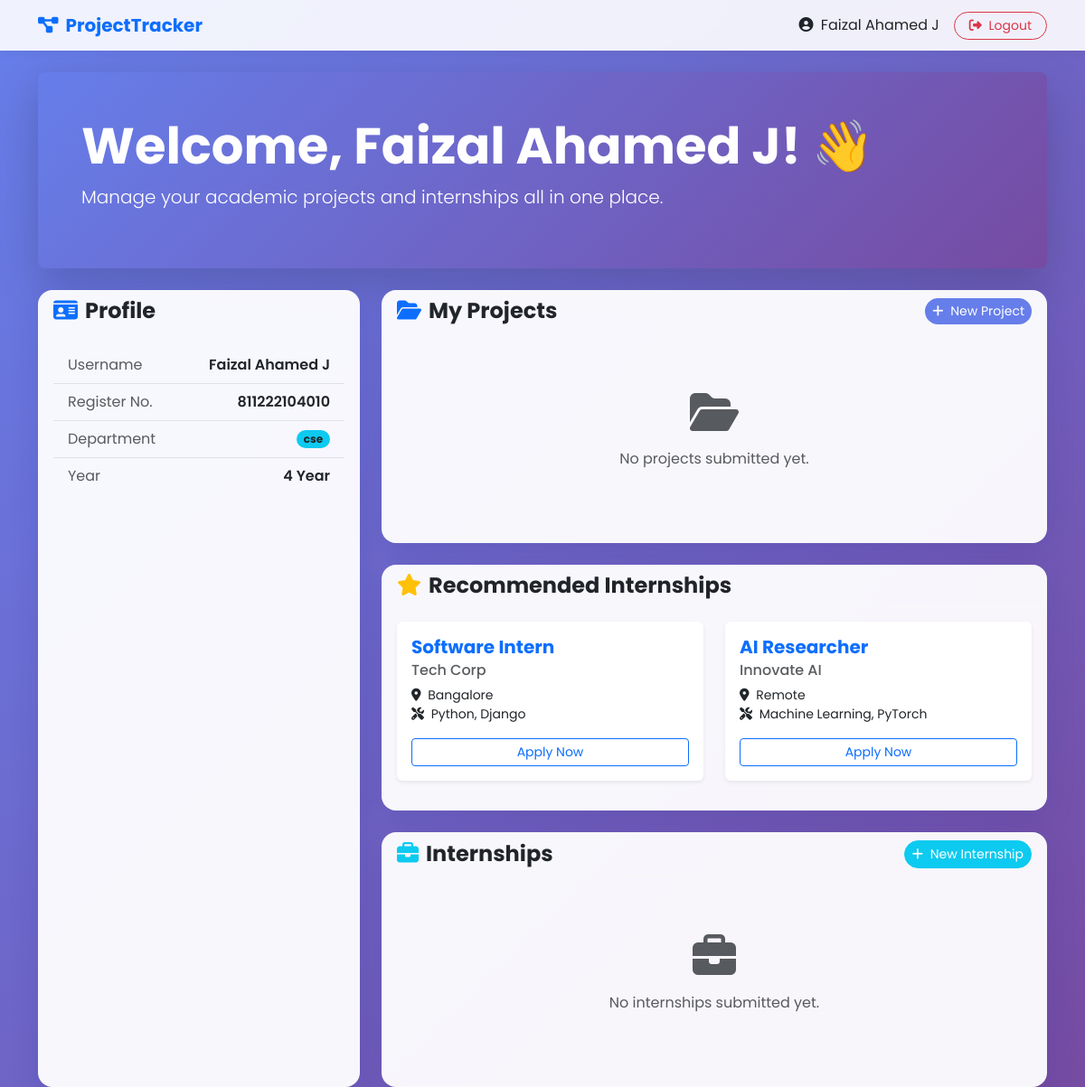
/student/dashboard/ (signed in), run on the app's committed database.
### core/models.py (models this page shows, shortened)
class StudentProfile(models.Model):
    user = models.OneToOneField(User, on_delete=models.CASCADE, related_name='student_profile')
    register_number = models.CharField(max_length=20, unique=True, help_text="Student registration number")
    department = models.CharField(max_length=100, help_text="Department name (e.g., CSE, ECE, ME)")
    year = models.IntegerField(
        choices=[(1, '1st Year'), (2, '2nd Year'), (3, '3rd Year'), (4, '4th Year')],
        help_text="Academic year"
    )
    role = models.CharField(max_length=20, choices=ROLE_CHOICES, default='student')
    created_at = models.DateTimeField(auto_now_add=True)
    updated_at = models.DateTimeField(auto_now=True)
    class Meta:
        verbose_name_plural = "Student Profiles"
        ordering = ['-created_at']

### core/views.py (the view)
# urls.py: path('student/dashboard/', views.student_dashboard, name='student_dashboard'),
@group_required('Student')
def student_dashboard(request):
    try:
        student_profile = StudentProfile.objects.get(user=request.user)
    except StudentProfile.DoesNotExist:
        messages.error(request, "Student profile not found!")
        return redirect('login')
    projects = student_profile.projects.all()
    internships = student_profile.internships.all()
    if request.method == 'POST':
        if 'project_submit' in request.POST:
            form = ProjectSubmissionForm(request.POST, request.FILES)
            if form.is_valid():
                proj = form.save(commit=False)
                proj.student = student_profile
                try:
                    if proj.guide_faculty_id:
                        faculty = FacultyProfile.objects.get(employee_id=proj.guide_faculty_id)
                        proj.faculty_reviewer = faculty
                except FacultyProfile.DoesNotExist:
                    messages.error(request, f"No faculty found with Employee ID: {proj.guide_faculty_id}. Please check the ID.")
                    return redirect('student_dashboard')
                proj.save()
                messages.success(request, "Project submitted successfully!")
                return redirect('student_dashboard')
        elif 'internship_submit' in request.POST:
            internship_form = InternshipForm(request.POST, request.FILES)
            if internship_form.is_valid():
                internship = internship_form.save(commit=False)
                internship.student = student_profile
                internship.save()
                messages.success(request, "Internship submitted successfully!")
                return redirect('student_dashboard')
    else:
        form = ProjectSubmissionForm()
        internship_form = InternshipForm()
    context = {
        'student': student_profile,
        'user': request.user,
        'projects': projects,
        'internships': internships,
        'form': form,
        'internship_form': internship_form,
        'recommended_internships': get_recommended_internships(student_profile),
    }
    return render(request, 'student_dashboard.html', context)

### core/utils.py (called while the page is built)
def get_recommended_internships(student_profile):
    recommendations = [
        {
            'company': 'Tech Corp',
            'role': 'Software Intern',
            'skills': 'Python, Django',
            'location': 'Bangalore'
        },
        {
            'company': 'Innovate AI',
            'role': 'AI Researcher',
            'skills': 'Machine Learning, PyTorch',
            'location': 'Remote'
        },
    ]
    return recommendations

### templates/student_dashboard.html (shortened to what this page needs)
{% extends 'base.html' %}
{% block content %}
<div class="row mb-4 animate__animated animate__fadeInDown">
    <div class="col-md-12">
        <div class="p-5 text-white bg-primary rounded-3 shadow-lg"
            style="background: linear-gradient(135deg, #667eea 0%, #764ba2 100%);">
            <h1 class="display-4 fw-bold">Welcome, {{ user.first_name|default:user.username }}! 👋</h1>
            <p class="lead">Manage your academic projects and internships all in one place.</p>
        </div>
    </div>
</div>
<div class="row g-4 animate__animated animate__fadeInUp animate__delay-1s">
    <div class="col-md-4">
        <div class="card glass-card h-100">
            <div class="card-header bg-transparent border-bottom border-light">
                <h4 class="mb-0 fw-bold"><i class="fas fa-id-card me-2 text-primary"></i>Profile</h4>
            </div>
            <div class="card-body">
                <ul class="list-group list-group-flush bg-transparent">
                    <li class="list-group-item bg-transparent d-flex justify-content-between align-items-center">
                        <span class="text-muted">Username</span>
                        <span class="fw-semibold">{{ user.username }}</span>
                    </li>
                    <li class="list-group-item bg-transparent d-flex justify-content-between align-items-center">
                        <span class="text-muted">Register No.</span>
                        <span class="fw-semibold">{{ student.register_number }}</span>
                    </li>
                    <li class="list-group-item bg-transparent d-flex justify-content-between align-items-center">
                        <span class="text-muted">Department</span>
                        <span class="badge bg-info text-dark rounded-pill">{{ student.department }}</span>
                    </li>
                    <li class="list-group-item bg-transparent d-flex justify-content-between align-items-center">
                        <span class="text-muted">Year</span>
                        <span class="fw-semibold">{{ student.year }} Year</span>
                    </li>
                </ul>
            </div>
        </div>
    </div>
    <div class="col-md-8">
        <div class="card glass-card mb-4">
            <div
                class="card-header bg-transparent border-bottom border-light d-flex justify-content-between align-items-center">
                <h4 class="mb-0 fw-bold"><i class="fas fa-folder-open me-2 text-primary"></i>My Projects</h4>
                <button class="btn btn-primary btn-sm rounded-pill" data-bs-toggle="modal"
                    data-bs-target="#projectModal">
                    <i class="fas fa-plus me-1"></i> New Project
                </button>
            </div>
            <div class="card-body">
                {% if projects %}
                <div class="table-responsive">
                    <table class="table table-hover align-middle">
                        <thead class="table-light">
                            <tr>
                                <th>Title</th>
                                <th>Domain</th>
                                <th>Guide</th>
                                <th>Status</th>
                                <th>Date</th>
                            </tr>
                        </thead>
                        <tbody>
                            {% for p in projects %}
                            <tr>
                                <td class="fw-semibold">{{ p.title }}</td>
                                <td><span class="badge bg-light text-dark border">{{ p.domain }}</span></td>
                                <td>{{ p.guide_name }}</td>
                                <td>
                                    {% if p.status == 'P' %}
                                    <span class="badge bg-warning text-dark"><i
                                            class="fas fa-clock me-1"></i>Pending</span>
                                    {% elif p.status == 'A' %}
                                    <span class="badge bg-success"><i
                                            class="fas fa-check-circle me-1"></i>Approved</span>
                                    {% else %}
                                    <span class="badge bg-danger"><i
                                            class="fas fa-times-circle me-1"></i>Rejected</span>
                                    {% endif %}
                                </td>
                                <td class="text-muted small">{{ p.submitted_at|date:"d M, Y" }}</td>
                            </tr>
                            {% endfor %}
                        </tbody>
                    </table>
                </div>
                {% else %}
                <div class="text-center py-5">
                    <i class="fas fa-folder-open fa-3x text-muted mb-3"></i>
                    <p class="text-muted">No projects submitted yet.</p>
                </div>
                {% endif %}
            </div>
        </div>
        <div class="card glass-card mb-4">
            <div class="card-header bg-transparent border-bottom border-light">
                <h4 class="mb-0 fw-bold"><i class="fas fa-star me-2 text-warning"></i>Recommended Internships</h4>
            </div>
            <div class="card-body">
                {% if recommended_internships %}
                <div class="row">
                    {% for rec in recommended_internships %}
                    <div class="col-md-6 mb-3">
                        <div class="card border-0 shadow-sm h-100">
                            <div class="card-body">
                                <h5 class="card-title fw-bold text-primary">{{ rec.role }}</h5>
                                <h6 class="card-subtitle mb-2 text-muted">{{ rec.company }}</h6>
                                <p class="card-text small">
                                    <i class="fas fa-map-marker-alt me-1"></i> {{ rec.location }}<br>
                                    <i class="fas fa-tools me-1"></i> {{ rec.skills }}
                                </p>
                                <a href="{% url 'internship_add' %}" class="btn btn-sm btn-outline-primary w-100">Apply
                                    Now</a>
                            </div>
                        </div>
                    </div>
                    {% endfor %}
                </div>
                {% else %}
                <p class="text-muted text-center">No recommendations at the moment.</p>
                {% endif %}
            </div>
        </div>
        <div class="card glass-card">
            <div
                class="card-header bg-transparent border-bottom border-light d-flex justify-content-between align-items-center">
                <h4 class="mb-0 fw-bold"><i class="fas fa-briefcase me-2 text-info"></i>Internships</h4>
                <button class="btn btn-info btn-sm text-white rounded-pill" data-bs-toggle="modal"
                    data-bs-target="#internshipModal">
                    <i class="fas fa-plus me-1"></i> New Internship
                </button>
            </div>
            <div class="card-body">
                {% if internships %}
                <div class="table-responsive">
                    <table class="table table-hover align-middle">
                        <thead class="table-light">
                            <tr>
                            <tr>
                                <th>Company</th>
                                <th>Role</th>
                                <th>Location</th>
                                <th>Faculty Status</th>
                                <th>App Status</th>
                                <th>Action</th>
                            </tr>
                        </thead>
                        <tbody>
                            {% for i in internships %}
                            <tr>
                                <td class="fw-semibold">{{ i.company_name }}</td>
                                <td>{{ i.role }}</td>
                                <td>{{ i.location }}</td>
                                <td>
                                    {% if i.faculty_status == 'Pending' %}
                                    <span class="badge bg-warning text-dark">Pending</span>
                                    {% elif i.faculty_status == 'Approved' %}
                                    <span class="badge bg-success">Approved</span>
                                    {% else %}
                                    <span class="badge bg-danger">Rejected</span>
                                    {% endif %}
                                </td>
                                <td>
                                    <span class="badge bg-info text-dark">{{ i.application_status }}</span>
                                </td>
                                <td>
                                    {% if i.faculty_status != 'Approved' %}
                                    <a href="{% url 'internship_edit' i.id %}"
                                        class="btn btn-sm btn-outline-secondary"><i class="fas fa-edit"></i></a>
                                    {% else %}
                                    {% if i.application_status != 'Applied' %}
                                    <a href="{% url 'internship_apply' i.id %}" class="btn btn-sm btn-primary">Apply
                                        Now</a>
                                    {% else %}
                                    <span class="text-muted small"><i class="fas fa-check"></i> Sent</span>
                                    {% endif %}
                                    {% endif %}
                                </td>
                            </tr>
                            {% endfor %}
                        </tbody>
                    </table>
                </div>
                {% else %}
                <div class="text-center py-5">
                    <i class="fas fa-briefcase fa-3x text-muted mb-3"></i>
                    <p class="text-muted">No internships submitted yet.</p>
                </div>
                {% endif %}
            </div>
        </div>
    </div>
</div>
{% endblock %}

### templates/base.html (shortened to what this page needs)
<!DOCTYPE html>
<html lang="en">
<head>
    <link href="https://cdn.jsdelivr.net/npm/bootstrap@5.3.0/dist/css/bootstrap.min.css" rel="stylesheet">
    <link href="https://cdnjs.cloudflare.com/ajax/libs/font-awesome/6.4.0/css/all.min.css" rel="stylesheet">
    <link rel="stylesheet" href="https://cdnjs.cloudflare.com/ajax/libs/animate.css/4.1.1/animate.min.css" />
</head>
<body>
    {% if not hide_navbar %}
    <nav class="navbar navbar-expand-lg navbar-glass sticky-top mb-4">
        <div class="container">
            <a class="navbar-brand fw-bold text-primary" href="{% url 'home' %}">
                <i class="fas fa-project-diagram me-2"></i>ProjectTracker
            </a>
            <div class="collapse navbar-collapse" id="navbarNav">
                <ul class="navbar-nav ms-auto align-items-center">
                    {% if user.is_authenticated %}
                    <li class="nav-item">
                        <span class="nav-link text-dark">
                            <i class="fas fa-user-circle me-1"></i> {{ user.username }}
                        </span>
                    </li>
                    <li class="nav-item ms-2">
                        <a href="{% url 'logout' %}" class="btn btn-outline-danger btn-sm rounded-pill px-3">
                            <i class="fas fa-sign-out-alt me-1"></i> Logout
                        </a>
                    </li>
                    {% else %}
                    <li class="nav-item">
                        <a href="{% url 'login' %}" class="nav-link">Login</a>
                    </li>
                    {% endif %}
                </ul>
            </div>
        </div>
    </nav>
    {% endif %}
    <div class="container fade-in">
        {% block content %}{% endblock %}
    </div>
</body>
</html>

### templates/base.html (style rules this page uses)
:root { --primary-gradient: linear-gradient(135deg, #667eea 0%, #764ba2 100%); --glass-bg: rgba(255, 255, 255, 0.95); --glass-border: rgba(255, 255, 255, 0.2); --card-shadow: 0 8px 32px 0 rgba(31, 38, 135, 0.15); }
body { font-family: 'Poppins', sans-serif; background: var(--primary-gradient); min-height: 100vh; color: #333; }
.glass-card { background: var(--glass-bg); backdrop-filter: blur(8px); -webkit-backdrop-filter: blur(8px); border-radius: 16px; border: 1px solid var(--glass-border); box-shadow: var(--card-shadow); }
.btn, .card, .nav-link { transition: all 0.3s ease; }
.btn-primary { background: #667eea; border: none; }
.navbar-glass { background: rgba(255, 255, 255, 0.9); backdrop-filter: blur(10px); box-shadow: 0 2px 10px rgba(0, 0, 0, 0.05); }

### data on the page
StudentProfile: register_number "811222104010", department "cse", year "4"

### other printed values
{{ user.username }} "Faizal Ahamed J"
{{ user.first_name|default:user.username }} "Faizal Ahamed J"
{{ rec.role }} "Software Intern" "AI Researcher"
{{ rec.company }} "Tech Corp" "Innovate AI"
{{ rec.location }} "Bangalore" "Remote"
{{ rec.skills }} "Python, Django" "Machine Learning, PyTorch"
